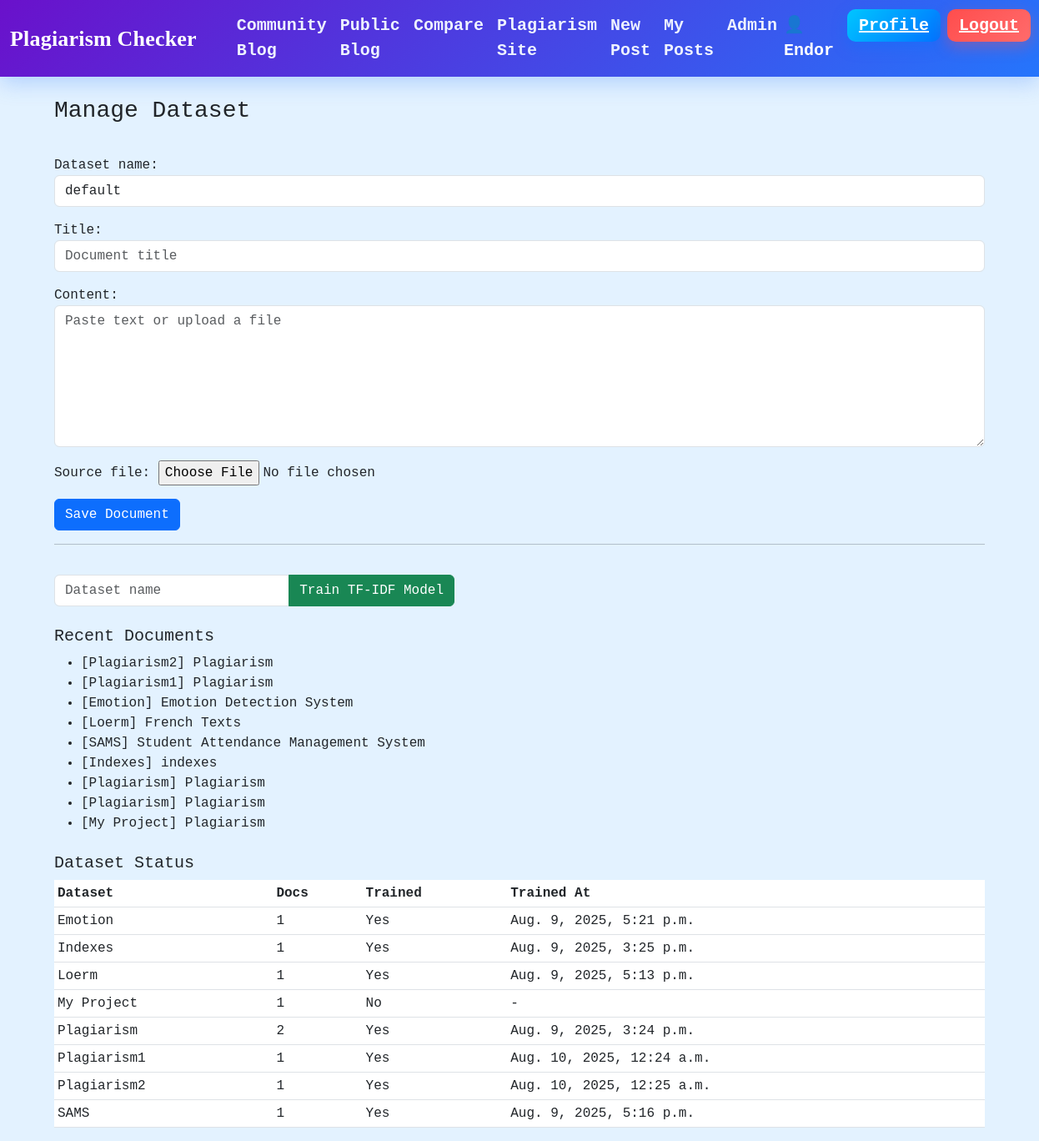
The app's page /dataset/manage/ (signed in) with its own data.
### plagiarismchecker/models.py (models this page shows, shortened)
class CustomUser(AbstractUser):
    email = models.EmailField(unique=True, blank=False, null=False)
    first_name = models.CharField(max_length=30, blank=False, null=False)
    last_name = models.CharField(max_length=30, blank=False, null=False)
    profile_picture = models.ImageField(upload_to='profile_pics/', blank=True, null=True)
    groups = models.ManyToManyField(
        Group,
        verbose_name=('groups'),
        blank=True,
        help_text=(
            'The groups this user belongs to. A user will get all permissions '
            'granted to each of their groups.'
        ),
        related_name="plagiarismchecker_customuser_groups", # Unique related_name for groups
        related_query_name="plagiarismchecker_customuser",
    )
    user_permissions = models.ManyToManyField(
        Permission,
        verbose_name=('user permissions'),
        blank=True,
        help_text=('Specific permissions for this user.'),
        related_name="plagiarismchecker_customuser_user_permissions", # Unique related_name for user_permissions
        related_query_name="plagiarismchecker_customuser_permission",
    )

class DatasetDocument(models.Model):
    dataset_name = models.CharField(max_length=100, default='default', db_index=True)
    title = models.CharField(max_length=255)
    content = models.TextField(blank=True, null=True)
    source_file = models.FileField(upload_to='dataset_docs/', blank=True, null=True)
    created_at = models.DateTimeField(auto_now_add=True)

class TrainedDatasetModel(models.Model):
    dataset_name = models.CharField(max_length=100, unique=True)
    vectorizer_path = models.CharField(max_length=500)
    matrix_path = models.CharField(max_length=500)
    doc_index_path = models.CharField(max_length=500)
    trained_at = models.DateTimeField(auto_now=True)

### plagiarismchecker/views.py (the view)
# urls.py: path('dataset/manage/', views.manage_dataset, name='manage_dataset'),
@login_required
def manage_dataset(request):
    if request.method == 'POST':
        form = DatasetDocumentForm(request.POST, request.FILES)
        if form.is_valid():
            doc = form.save(commit=False)
            uploaded_file = form.cleaned_data.get('source_file')
            if uploaded_file and not doc.content:
                try:
                    doc.content = extract_text_from_file(uploaded_file)
                except Exception as e:
                    messages.error(request, f"Failed to extract text from file: {e}")
            doc.save()
            messages.success(request, 'Dataset document saved!')
            return redirect('manage_dataset')
        else:
            for field, errors in form.errors.items():
                for error in errors:
                    messages.error(request, f"{field.capitalize()}: {error}")
    else:
        form = DatasetDocumentForm()
    recent_docs = DatasetDocument.objects.order_by('-created_at')[:20]
    doc_counts = DatasetDocument.objects.values('dataset_name').annotate(num_docs=Count('id'))
    trained_by_name = {m.dataset_name: m for m in TrainedDatasetModel.objects.all()}
    dataset_status = []
    for row in doc_counts:
        name = row['dataset_name']
        trained = trained_by_name.get(name)
        dataset_status.append({
            'dataset_name': name,
            'num_docs': row['num_docs'],
            'trained': bool(trained),
            'trained_at': trained.trained_at if trained else None,
        })
    return render(request, 'pc/manage_dataset.html', {
        'form': form,
        'recent_docs': recent_docs,
        'dataset_status': dataset_status,
    })

### plagiarismchecker/forms.py
class DatasetDocumentForm(forms.ModelForm):
    class Meta:
        model = DatasetDocument
        fields = ['dataset_name', 'title', 'content', 'source_file']
        widgets = {
            'dataset_name': forms.TextInput(attrs={'class': 'form-control', 'placeholder': 'Dataset name (e.g., my_corpus)'}),
            'title': forms.TextInput(attrs={'class': 'form-control', 'placeholder': 'Document title'}),
            'content': forms.Textarea(attrs={'class': 'form-control', 'rows': 10, 'placeholder': 'Paste text or upload a file'}),
        }

### plagiarismchecker/templates/pc/manage_dataset.html (shortened to what this page needs)
{% extends 'pc/base.html' %}
{% block content %}
<div class="container mt-4">
  <h3>Manage Dataset</h3>
  <form method="post" enctype="multipart/form-data" class="mt-3">
    <div class="mb-3">{{ form.dataset_name.label_tag }} {{ form.dataset_name }}</div>
    <div class="mb-3">{{ form.title.label_tag }} {{ form.title }}</div>
    <div class="mb-3">{{ form.content.label_tag }} {{ form.content }}</div>
    <div class="mb-3">{{ form.source_file.label_tag }} {{ form.source_file }}</div>
    <button type="submit" class="btn btn-primary">Save Document</button>
  </form>
  <hr/>
  <form method="post" action="{% url 'train_dataset' %}" class="mt-3">
    <div class="input-group" style="max-width: 480px;">
      <input type="text" class="form-control" name="dataset_name" placeholder="Dataset name" required>
      <button type="submit" class="btn btn-success">Train TF-IDF Model</button>
    </div>
  </form>
  <h5 class="mt-4">Recent Documents</h5>
  <ul>
  {% for d in recent_docs %}
    <li>[{{ d.dataset_name }}] {{ d.title }}</li>
  {% empty %}
    <li>No documents yet.</li>
  {% endfor %}
  </ul>
  <h5 class="mt-4">Dataset Status</h5>
  <table class="table table-sm">
    <thead>
      <tr>
        <th>Dataset</th>
        <th>Docs</th>
        <th>Trained</th>
        <th>Trained At</th>
      </tr>
    </thead>
    <tbody>
    {% for row in dataset_status %}
      <tr>
        <td>{{ row.dataset_name }}</td>
        <td>{{ row.num_docs }}</td>
        <td>{% if row.trained %}Yes{% else %}No{% endif %}</td>
        <td>{% if row.trained_at %}{{ row.trained_at }}{% else %}-{% endif %}</td>
      </tr>
    {% empty %}
      <tr><td colspan="4">No datasets yet.</td></tr>
    {% endfor %}
    </tbody>
  </table>
</div>
{% endblock %}

### plagiarismchecker/templates/pc/base.html (shortened to what this page needs)
{% load static %}
<!DOCTYPE html>
<html lang="en">
<head>
    <link href="https://cdn.jsdelivr.net/npm/bootstrap@5.3.0/dist/css/bootstrap.min.css" rel="stylesheet" />
    <link rel="stylesheet" href="https://cdnjs.cloudflare.com/ajax/libs/font-awesome/6.0.0-beta3/css/all.min.css" />
    <link href="{% static 'pc/styles.css' %}" rel="stylesheet" />
</head>
<body>
    <nav class="navbar navbar-expand-lg navbar-dark app-navbar">
      <div class="container-fluid">
        <a class="navbar-brand fw-bold" href="{% url 'blog_list' %}">Plagiarism Checker</a>
        <div class="collapse navbar-collapse" id="mainNavbar">
          <ul class="navbar-nav me-auto mb-2 mb-lg-0">
            <li class="nav-item"><a class="nav-link" href="{% url 'blog_list' %}">Community Blog</a></li>
            <li class="nav-item"><a class="nav-link" href="{% url 'public_blog_list' %}">Public Blog</a></li>
            <li class="nav-item"><a class="nav-link" href="{% url 'blog_compare' %}">Compare</a></li>
            <li class="nav-item"><a class="nav-link" href="{% url 'webpage' %}">Plagiarism Site</a></li>
            {% if user.is_authenticated %}
              <li class="nav-item"><a class="nav-link" href="{% url 'blog_create' %}">New Post</a></li>
              <li class="nav-item"><a class="nav-link" href="{% url 'blog_my_posts' %}">My Posts</a></li>
              {% if user.is_staff %}
                <li class="nav-item"><a class="nav-link" href="{% url 'blog_admin' %}">Admin</a></li>
              {% endif %}
            {% endif %}
          </ul>
          <ul class="navbar-nav ms-auto mb-2 mb-lg-0">
            {% if user.is_authenticated %}
              <li class="nav-item d-flex align-items-center me-3" style="color:#ffffff; font-weight:700;">👤 {{ user.username }}</li>
              <li class="nav-item"><a class="nav-btn nav-btn-secondary me-2" href="{% url 'profile' %}">Profile</a></li>
              <li class="nav-item"><a class="nav-btn nav-btn-danger" href="{% url 'logout' %}">Logout</a></li>
            {% else %}
              <li class="nav-item"><a class="nav-btn me-2" href="{% url 'login' %}">Login</a></li>
              <li class="nav-item"><a class="nav-btn nav-btn-secondary" href="{% url 'signup' %}">Sign up</a></li>
            {% endif %}
          </ul>
        </div>
      </div>
    </nav>
    {% block content %}
    {% endblock %}
</body>
</html>

### plagiarismchecker/static/pc/styles.css (style rules this page uses)
body { overflow: hidden; overflow-x: hidden; overflow-y: scroll; font-family: 'Roboto Mono', monospace; height: 100%; background-color: rgb(227, 242, 255); }
.navbar-brand { font-family: 'Sansita Swashed', cursive; font-size: 26px; margin-right: 40px; }
.navbar-nav { font-size: 20px; }
form { padding-top: 20px; }
textarea { width: 90%; height: 170px; }
input { border-radius: 2px solid rgb(172, 169, 169); }
button { background-color: #2a9d8f; }

### plagiarismchecker/templates/pc/base.html (style rules this page uses)
.app-navbar { background: linear-gradient(135deg, #6a11cb, #2575fc); box-shadow: 0 8px 24px rgba(37, 117, 252, 0.25); }
.app-navbar .navbar-brand { color: #ffffff !important; font-weight: 800; letter-spacing: 0.2px; }
.app-navbar .nav-link { color: #eef2ff !important; font-weight: 600; position: relative; transition: color 0.2s ease; }
.app-navbar .nav-link::after { content: ''; position: absolute; left: 0; bottom: -6px; width: 0; height: 2px; background: #ffffff; transition: width 0.25s ease; }
.nav-btn { background: linear-gradient(135deg, #ff7eb3, #ff758c); color: #ffffff !important; border: none; font-weight: 700; border-radius: 10px; padding: 8px 14px; box-shadow: 0 6px 18px rgba(255, 117, 140, 0.35); }
.nav-btn-danger { background: linear-gradient(135deg, #ff4d4d, #ff6b6b); color: #ffffff !important; box-shadow: 0 6px 18px rgba(255, 77, 77, 0.35); }
.nav-btn-secondary { background: linear-gradient(135deg, #00c6ff, #0072ff); color: #ffffff !important; box-shadow: 0 6px 18px rgba(0, 114, 255, 0.35); }

### records on screen
CustomUser: username "Endor"
DatasetDocument: dataset_name "Plagiarism2", title "Plagiarism"
DatasetDocument: dataset_name "Plagiarism1", title "Plagiarism"
DatasetDocument: dataset_name "Emotion", title "Emotion Detection System"
DatasetDocument: dataset_name "Loerm", title "French Texts"
DatasetDocument: dataset_name "SAMS", title "Student Attendance Management System"
DatasetDocument: dataset_name "Indexes", title "indexes"
DatasetDocument: dataset_name "Plagiarism", title "Plagiarism"
DatasetDocument: dataset_name "Plagiarism", title "Plagiarism", num_docs "2", shows "Yes", trained_at "Aug. 9, 2025, 3:24 p.m."
DatasetDocument: dataset_name "My Project", title "Plagiarism", num_docs "1", shows "No"
TrainedDatasetModel: trained_at "Aug. 9, 2025, 5:21 p.m."
TrainedDatasetModel: trained_at "Aug. 9, 2025, 3:25 p.m."
TrainedDatasetModel: trained_at "Aug. 9, 2025, 5:13 p.m."
TrainedDatasetModel: trained_at "Aug. 10, 2025, 12:24 a.m."
TrainedDatasetModel: trained_at "Aug. 10, 2025, 12:25 a.m."
TrainedDatasetModel: trained_at "Aug. 9, 2025, 5:16 p.m."

### other values on screen
{{ row.dataset_name }} "Emotion" "Indexes" "Loerm" "Plagiarism1" "Plagiarism2" "SAMS"
{{ row.num_docs }} "1" "1" "1" "1" "1" "1"
